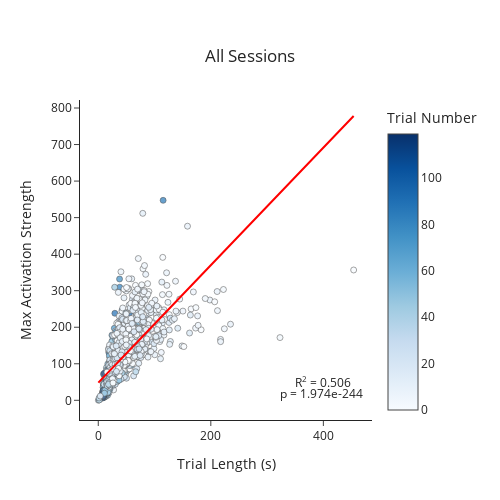

The cell this chart's notebook holds for it:
### Code cell
## Linear regression
lm_max = pg.linear_regression(trial_df['trial_length'], trial_df['max'], as_dataframe = False)
lm_mean = pg.linear_regression(trial_df['trial_length'], trial_df['mean'], as_dataframe = False)
lm_median = pg.linear_regression(trial_df['trial_length'], trial_df['median'], as_dataframe = False)
## Plot max
fig = pf.custom_graph_template('All Sessions', x_title = 'Trial Length (s)', y_title = 'Max Activation Strength')
fig.add_trace(go.Scatter(x = trial_df['trial_length'], y = trial_df['max'], mode = 'markers', opacity = 0.7, showlegend = False,
                         marker={'color': trial_df.trial, 'colorscale': 'Blues', 'showscale': True, 'colorbar': {'title': 'Trial Number'}, 'line': {'color': 'black', 'width' : 0.5}}))
fig.add_trace(go.Scatter(x = trial_df['trial_length'], y = lm_max['pred'], mode = 'lines', line_color = 'red', showlegend = False))
fig.add_annotation(x = 400, y = 50, text = 'R<sup>2</sup> = {}'.format(round(lm_max['adj_r2'], 3)), showarrow = False)
fig.add_annotation(x = 397, y = 20, text = 'p = 1.974e-244', showarrow = False)
fig.show()
# fig.write_image(pjoin(figure_path, 'trial_length_vs_max_allsessions.png'))

### Figure 1 — Plotly figure (JSON) as saved in the notebook; plotly's stock layout.template omitted (floating-point values rounded to 4 significant figures; data arrays with more than 128 entries replaced by an {"elided": "..."} marker saying what was removed)
{"data": [{"marker": {"color": {"elided": "1580 int values"}, "colorbar": {"title": {"text": "Trial Number"}}, "colorscale": [[0, "rgb(247,251,255)"], [0.125, "rgb(222,235,247)"], [0.25, "rgb(198,219,239)"], [0.375, "rgb(158,202,225)"], [0.5, "rgb(107,174,214)"], [0.625, "rgb(66,146,198)"], [0.75, "rgb(33,113,181)"], [0.875, "rgb(8,81,156)"], [1, "rgb(8,48,107)"]], "line": {"color": "black", "width": 0.5}, "showscale": true}, "mode": "markers", "opacity": 0.7, "showlegend": false, "type": "scatter", "x": {"elided": "1580 float values"}, "y": {"elided": "1580 float values"}}, {"line": {"color": "red"}, "mode": "lines", "showlegend": false, "type": "scatter", "x": {"elided": "1580 float values"}, "y": {"elided": "1580 float values"}}], "layout": {"annotations": [{"showarrow": false, "text": "R<sup>2</sup> = 0.506", "x": 400, "y": 50}, {"showarrow": false, "text": "p = 1.974e-244", "x": 397, "y": 20}], "height": 500, "title": {"text": "All Sessions", "x": 0.5, "xanchor": "center", "y": 0.9, "yanchor": "top"}, "width": 500, "xaxis": {"title": {"text": "Trial Length (s)"}}, "yaxis": {"title": {"text": "Max Activation Strength"}}}}
